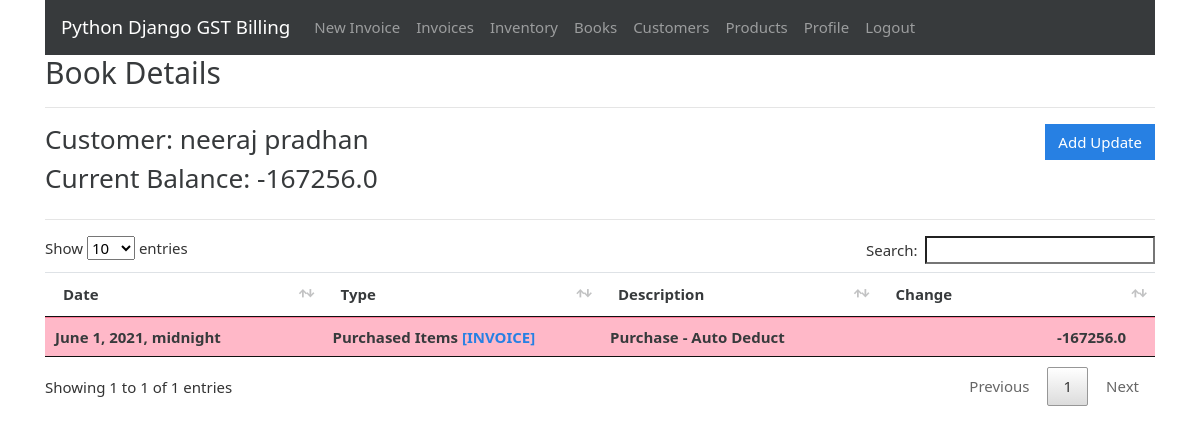
The app's page /books/1 (signed in), older data.
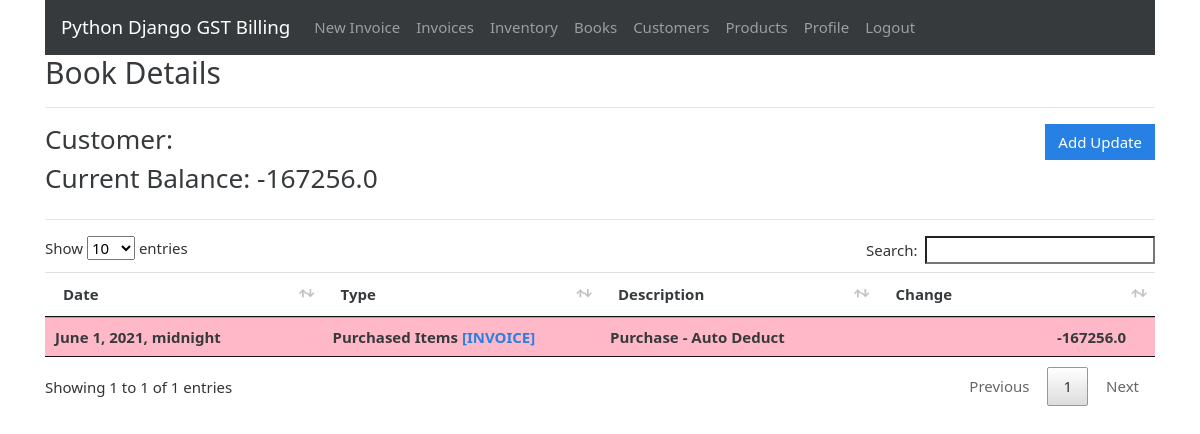
The same page, newer data.
### gstbillingapp/models.py (models this page shows, shortened)
class Book(models.Model):
    user = models.ForeignKey(User, null=True, blank=True, on_delete=models.SET_NULL)
    customer = models.ForeignKey(Customer, null=True, blank=True, on_delete=models.SET_NULL)
    current_balance = models.FloatField(default=0)
    last_log = models.ForeignKey('BookLog', null=True, blank=True, default=None, on_delete=models.SET_NULL)

class Customer(models.Model):
    user = models.ForeignKey(User, null=True, blank=True, on_delete=models.SET_NULL)
    customer_name = models.CharField(max_length=200)
    customer_address = models.TextField(max_length=600, blank=True, null=True)
    customer_phone = models.CharField(max_length=14, blank=True, null=True)
    customer_gst = models.CharField(max_length=15, blank=True, null=True)

### gstbillingapp/views.py (the view)
# urls.py: path('books/<int:book_id>', views.book_logs, name='book_logs'),
@login_required
def book_logs(request, book_id):
    context = {}
    book = get_object_or_404(Book, id=book_id, user=request.user)
    book_logs = BookLog.objects.filter(parent_book=book).order_by('-id')
    context['book'] = book
    context['book_logs'] = book_logs
    return render(request, 'gstbillingapp/book_logs.html', context)

### gstbillingapp/templates/gstbillingapp/book_logs.html (shortened to what this page needs)
{% extends "gstbillingapp/base.html" %}
{% load static %}
{% block content %}
<h2>Book Details</h2>
<hr>
<div class="row">
	<div class="col">
		<h3>Customer: {{book.customer.customer_name}}</h3>
		<h3>Current Balance: {{book.current_balance}}</h3>
	</div>
	<div class="col">
		<a href="{% url 'book_logs_add' book.id %}" id="add_customer_btn"><button type="button" class="btn btn-primary">Add Update</button></a>
	</div>
</div>
<hr>
<table class="table table-hover font-weight-bold" id="inventory-logs-table">
	<thead>
		<tr>
			<th>Date</th>
			<th>Type</th>
			<th>Description</th>
			<th>Change</th>
		</tr>
	</thead>
	<tbody class="two-col-form">
		{% for item in book_logs %}
		<tr class="{% if item.change < 0 %}table-danger{% else %}table-success{%endif%}">
			<td>{{item.date}}</td>
			<td>{{item.get_change_type_display}} {% if item.associated_invoice %}<a href="{% url 'invoice_viewer' item.associated_invoice.id %}">[INVOICE]</a>{% endif %}</td>
			<td>{{item.description}}</td>
			<td class="text-right">{{item.change}} &emsp; {{inventory.product.product_unit}}</td>
		{% endfor %}
	</tbody>
</table>
{% endblock %}

Row changes from the older to the newer data that the page shows:
changed Book: customer.customer_name "neeraj pradhan" → (not shown)
